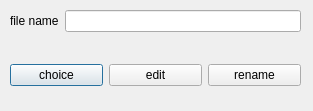
<?xml version="1.0" encoding="UTF-8"?>
<ui version="4.0">
 <class>Dialog</class>
 <widget class="QDialog" name="Dialog">
  <property name="geometry">
   <rect>
    <x>0</x>
    <y>0</y>
    <width>313</width>
    <height>111</height>
   </rect>
  </property>
  <property name="windowTitle">
   <string>File Manage</string>
  </property>
  <property name="windowIcon">
   <iconset resource="assets.qrc">
    <normaloff>:/pic/Mondrian.png</normaloff>:/pic/Mondrian.png</iconset>
  </property>
  <widget class="QWidget" name="formLayoutWidget">
   <property name="geometry">
    <rect>
     <x>10</x>
     <y>10</y>
     <width>291</width>
     <height>41</height>
    </rect>
   </property>
   <layout class="QFormLayout" name="formLayout">
    <item row="0" column="0">
     <widget class="QLabel" name="file_name">
      <property name="text">
       <string>file name</string>
      </property>
     </widget>
    </item>
    <item row="0" column="1">
     <widget class="QLineEdit" name="lineEdit">
      <property name="text">
       <string/>
      </property>
     </widget>
    </item>
   </layout>
  </widget>
  <widget class="QWidget" name="horizontalLayoutWidget">
   <property name="geometry">
    <rect>
     <x>10</x>
     <y>60</y>
     <width>291</width>
     <height>31</height>
    </rect>
   </property>
   <layout class="QHBoxLayout" name="horizontalLayout">
    <item>
     <widget class="QPushButton" name="choice">
      <property name="text">
       <string>choice</string>
      </property>
     </widget>
    </item>
    <item>
     <widget class="QPushButton" name="edit">
      <property name="text">
       <string>edit</string>
      </property>
     </widget>
    </item>
    <item>
     <widget class="QPushButton" name="rename">
      <property name="text">
       <string>rename</string>
      </property>
     </widget>
    </item>
   </layout>
  </widget>
 </widget>
 <resources/>
 <connections/>
</ui>
